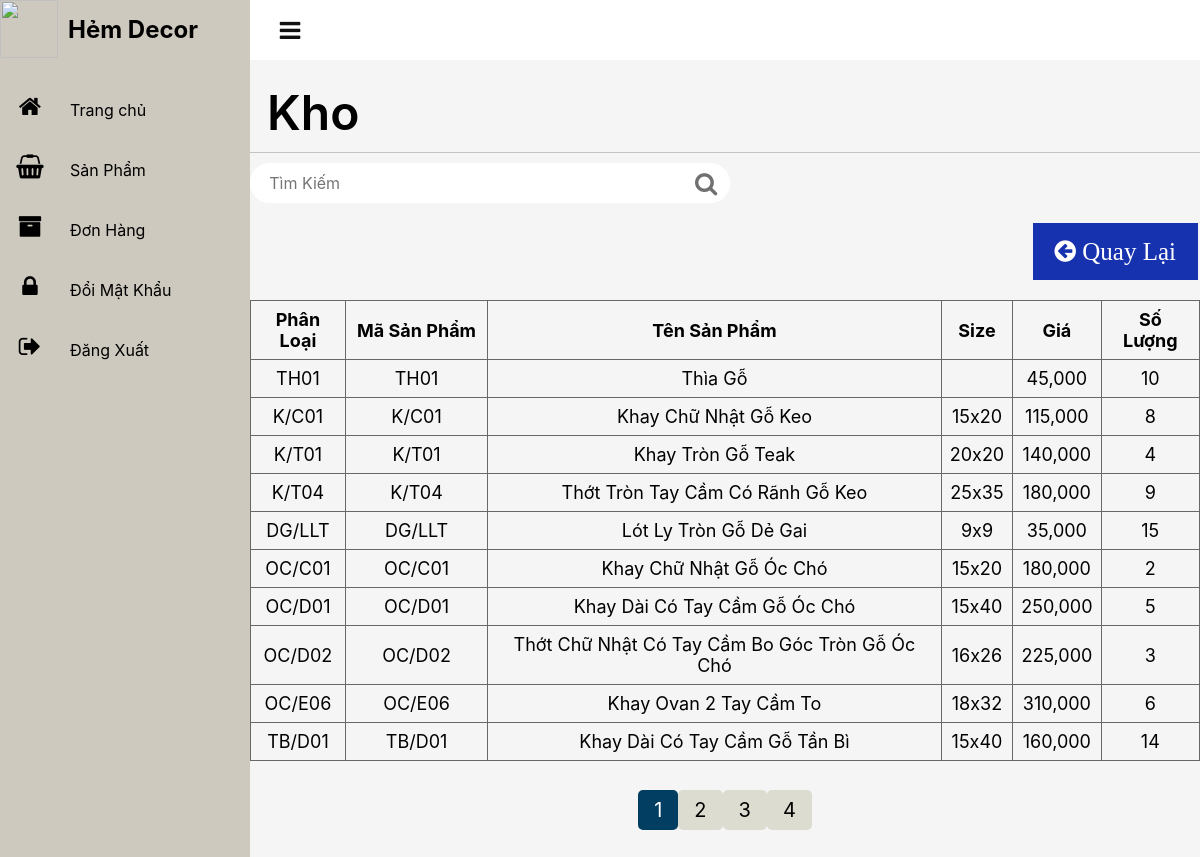
Screenshot of /admin_manage_product/storage.php (signed in) with the database file from the repository.
### tables this page shows
CREATE TABLE IF NOT EXISTS Product(
CategoryID VARCHAR(10) NOT NULL,
ProductID VARCHAR(10) NOT NULL PRIMARY KEY,
ProductName VARCHAR(255) NOT NULL,
Size VARCHAR(10),
Price INT UNSIGNED NOT NULL,
ProductQuantity INT UNSIGNED NOT NULL,
CreateDate timestamp NOT NULL default CURRENT_TIMESTAMP on update CURRENT_TIMESTAMP,
FOREIGN KEY (CategoryID) REFERENCES Categories(CategoryID) ON UPDATE CASCADE ON DELETE CASCADE
);

### admin_manage_product/storage.php (the view, shortened to what this page needs)
<?php
if (isset($_SESSION['id'])) {
include('../database/dbcon.php');
include '../header_footer/admin_header.php';
?>
<html>
<head>
    <link rel="stylesheet" href="https://stackpath.bootstrapcdn.com/font-awesome/4.7.0/css/font-awesome.min.css">
    <link rel="stylesheet" href="../css/admin.css?v=<?php echo time(); ?>">
</head>
<body>
    <div class=main><?php include '../header_footer/admin_toggle.php'; ?>
        <div class="product_box">
            <div class="cardHeader">
                <h2>Kho</h2>
            </div>
            <div class="border_bottom"></div>
            <?php if(!isset($_GET['search'])){?>
            <form action="search.php?type=product" class="search-form" method="post">
                <input type="search" name="keyword" placeholder="Tìm Kiếm" id="search-box" required>
                <button type="submit" class="fa fa-search"></button>
            </form>
            <?php } ?>
            <a href="manage_category.php">
                <button type="button" class="button button2"><i class="fa fa-arrow-circle-left"> Quay Lại</i></button>
            </a>
            <?php if(!isset($_GET['search'])){ ?>
            <table width="100%">
                <colgroup>
                    <col span="1" style="width: 10%;">
                    <col span="1" style="width: 15%;">
                 </colgroup>
                <thead>
                    <tr>
                        <th>Phân Loại</th>
                        <th>Mã Sản Phẩm</th>
                        <th>Tên Sản Phẩm</th>
                        <th>Size</th>
                        <th>Giá</th>
                        <th>Số Lượng</th>
                    </tr>
                </thead>
                <?php
                $pageNow = isset($_GET["page"]) ? $_GET["page"] : 1;
                $limX = ($pageNow - 1) * PER_PAGE;
                $limY = PER_PAGE;
                $all_products = mysqli_query($con, "SELECT * FROM product ORDER BY CreateDate DESC LIMIT $limX, $limY");
                while ($row = mysqli_fetch_array($all_products)) {
                ?>
                    <tbody>
                        <tr>
                            <td><?php echo $row['CategoryID']; ?></td>
                            <td><?php echo $row['ProductID']; ?></td>
                            <td><?php echo $row['ProductName']; ?></td>
                            <td><?php echo $row['Size']; ?></td>
                            <td><?php echo number_format($row['Price']); ?></td>
                            <td><?php echo $row['ProductQuantity']; ?></td>
                        </tr>
                    </tbody>
                <?php
                } ?>
            </table>
            <div class="pagination" id="pagination">
            <?php
            $all_products1 = mysqli_query($con,"SELECT * FROM product");
            $num = mysqli_num_rows($all_products1);
            $num1 = $num%10;
            if ($num1 > 1) {
                $page = $num/10 + 1;
            }elseif ($num1 <= 1) {
                $page = $num/10;
            }
            for ($i = 1; $i <= $page; $i++) {
                printf(
                    "<a %shref='storage.php?page=%s'>%s</a> ",
                    $i == $pageNow ? "class='current' " : "",
                    $i,
                    $i
                );
            }
            ?>
            </div>
            <?php }
            ?>
        </div>
    </div>
</body>
</html>
<?php
}else{
     header("Location: ../anon/homepage.php");
     exit();
}
 ?>

### header_footer/admin_header.php (shortened to what this page needs)
<html>
    <head>
        <link rel="stylesheet" href="https://stackpath.bootstrapcdn.com/font-awesome/4.7.0/css/font-awesome.min.css">
        <link rel="stylesheet" href="../css/admin.css?v=<?php echo time(); ?>">
    </head>
    <body>
    <div class="container">
		<div class="navigation">
			<ul>
				<li>
					<a href="../admin_account/admin_homepage.php">
                        <img src="../images/hem_logo_circle_yellow.png" width="58px" height="58px" class="logopic">
						<span class="title"><h2>Hẻm Decor</h2></span>
					</a>
				</li>
				<li>
					<a href="../admin_account/admin_homepage.php">
						<span class="icon"><i class="fa fa-home" aria-hidden="true"></i></span>
						<span class="title">Trang chủ</span>
					</a>
				</li>
				<li>
					<a href="../admin_manage_product/manage_category.php">
						<span class="icon"><i class="fa fa-shopping-basket" aria-hidden="true"></i>
                        </span>
						<span class="title">Sản Phẩm</span>
					</a>
				</li>
				<li>
					<a href="../admin_manage_orders/manage_orders.php?sort=all">
						<span class="icon"><i class="fa fa-archive" aria-hidden="true"></i>
                        </span>
						<span class="title">Đơn Hàng</span>
					</a>
				</li>
				<li>
					<a href="../admin_account/change-password.php">
						<span class="icon"><i class="fa fa-lock" aria-hidden="true"></i></span>
						<span class="title">Đổi Mật Khẩu</span>
					</a>
				</li>
				<li>
					<a href="../user_account/logout.php">
						<span class="icon"><i class="fa fa-sign-out" aria-hidden="true"></i></span>
						<span class="title">Đăng Xuất</span>
					</a>
				</li>
			</ul>
		</div>
</div>
    </body>
</html>

### header_footer/admin_toggle.php (shortened to what this page needs)
<html>
    <head>
        <link rel="stylesheet" href="https://stackpath.bootstrapcdn.com/font-awesome/4.7.0/css/font-awesome.min.css">
        <link rel="stylesheet" href="../css/admin.css?v=<?php echo time(); ?>">
    </head>
    <body id = "admin">
        <div class="topbar">
			<div class="toggle" onclick="toggleMenu()"></div>
		</div>
    </body>
</html>

### css/admin.css (style rules this page uses)
* { margin: 0; padding: 0; box-sizing: border-box; font-family: -apple-system, BlinkMacSystemFont, 'Segoe UI', Roboto, Oxygen, Ubuntu, Cantarell, 'Open Sans', 'Helvetica Neue', sans-serif; }
body { min-height: 100vh; overflow-x: hidden; }
.container { position: relative; width: 100%; }
.navigation { position: fixed; width: 250px; min-width: 60px; height: 100%; background: #cdc9bf; transition: 0.5s; overflow: hidden; left: 0; z-index: 5; }
.navigation ul { position: absolute; top: 0; left: 0; width: 100%; }
.navigation ul li { position: relative; width: 100%; list-style: none; }
.navigation ul li:nth-child(1) { margin-bottom: 20px; }
.navigation ul li a { position: relative; display: block; width: 100%; display: flex; text-decoration: none; color: black; }
.navigation ul li a .icon { display: block; min-width: 60px; height: 60px; line-height: 60px; text-align: center; }
.navigation ul li a .icon .fa { font-size: 24px; margin-top: 14px; }
.navigation ul li a .title { position: relative; display: block; padding: 0 10px; height: 60px; line-height: 60px; text-align: start; white-space: nowrap; }
.main { position: absolute; width: calc(100% - 250px); padding-bottom: 5%; left: 250px; transition: 0.5s; background: #f5f5f5; }
.topbar { width: 100%; background: #fff; height: 60px; display: flex; justify-content: space-between; align-items: center; padding: 0 10px; }
.toggle { position: relative; top: 0; left: 0; width: 60px; height: 60px; cursor: pointer; }
.toggle:before { content: '\f0c9'; position: absolute; width: 100%; height: 100%; line-height: 60px; text-align: center; font-size: 24px; color: #111; font-family: fontAwesome; }
.search-form { width: 30rem; height: 2.5rem; overflow: hidden; background: #fff; display: flex; align-items: center; border-radius: 5rem; position: relative; border-style: initial; }
.search-form input { font-size: 1rem; padding: 0 1.2rem; height: 100%; width: 100%; text-transform: none; color: black; outline: none; border-radius: 40px; border: 0px solid rgba(0, 0, 0, 0.2); }
.search-form button { font-size: 1.5rem; padding-right: 0.8rem; color: #707070; cursor: pointer; transition: all 0.3s ease 0s; border: none; background-color: #fff; }
.cardHeader { display: flex; justify-content: space-between; align-items: flex-start; }
.cardHeader h2 { font-weight: 600; margin-left: 17px; margin-top: 23px; }
.product_box h2 { font-size: 3em; }
table { border-collapse: collapse; margin-bottom: 3%; }
.product_box th, .product_box td { text-align: center; font-size: 18px; border: 1px solid #696868; padding: 8px; color: rgb(0, 0, 0); }
.button { border: none; color: white; text-align: center; text-decoration: none; display: inline-block; font-size: 25px; margin: 4px 2px; transition-duration: 0.4s; cursor: pointer; font-family: -apple-system, BlinkMacSystemFont, 'Segoe UI', Roboto, Oxygen, Ubuntu, Cantarell, 'Open Sans', 'Helvetica Neue', sans-serif; margin-top: 20px; margin-bottom: 20px; }
.button2 { background-color: rgb(22, 50, 175); padding: 16px 22px; float: right; }
.border_bottom { border-bottom: 0.01px solid rgba(0, 0, 0, 0.2); margin: 10px 0; }
.form-group .table_image th, td { border: none; }
.pagination { font-size: 20px; display: flex; justify-content: center; align-items: center; margin-top: 20px; margin-bottom: 20px; text-decoration: none; }
.pagination a { background-color: #dcdcd0; color: rgb(0, 0, 0); padding: 8px 16px; text-decoration: none; border-radius: 5px; }
.pagination a.current { background-color: rgb(2, 62, 97); color: rgb(255, 255, 255); }
body { font-family: "Poppins", sans-serif; padding: 0; margin: 0; }

### rows the page displays
product: CategoryID "TH01", ProductID "TH01", ProductName "Thìa Gỗ", Price "45,000", ProductQuantity "10"
product: CategoryID "K/C01", ProductID "K/C01", ProductName "Khay Chữ Nhật Gỗ Keo", Size "15x20", Price "115,000", ProductQuantity "8"
product: CategoryID "K/T01", ProductID "K/T01", ProductName "Khay Tròn Gỗ Teak", Size "20x20", Price "140,000", ProductQuantity "4"
product: CategoryID "K/T04", ProductID "K/T04", ProductName "Thớt Tròn Tay Cầm Có Rãnh Gỗ Keo", Size "25x35", Price "180,000", ProductQuantity "9"
product: CategoryID "DG/LLT", ProductID "DG/LLT", ProductName "Lót Ly Tròn Gỗ Dẻ Gai", Size "9x9", Price "35,000", ProductQuantity "15"
product: CategoryID "OC/C01", ProductID "OC/C01", ProductName "Khay Chữ Nhật Gỗ Óc Chó", Size "15x20", Price "180,000", ProductQuantity "2"
product: CategoryID "OC/D01", ProductID "OC/D01", ProductName "Khay Dài Có Tay Cầm Gỗ Óc Chó", Size "15x40", Price "250,000", ProductQuantity "5"
product: CategoryID "OC/D02", ProductID "OC/D02", ProductName "Thớt Chữ Nhật Có Tay Cầm Bo Góc Tròn Gỗ Óc Chó", Size "16x26", Price "225,000", ProductQuantity "3"
product: CategoryID "OC/E06", ProductID "OC/E06", ProductName "Khay Ovan 2 Tay Cầm To", Size "18x32", Price "310,000", ProductQuantity "6"
product: CategoryID "TB/D01", ProductID "TB/D01", ProductName "Khay Dài Có Tay Cầm Gỗ Tần Bì", Size "15x40", Price "160,000", ProductQuantity "14"
